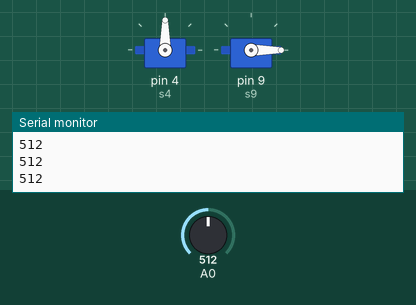
Simulated run of this sketch. Board: Arduino Uno, built with avr-gcc and run on an emulated ATmega328P. Shown: 2 × servo, the last lines printed to the serial monitor. The test bench sets the inputs (shaded band); at power-on: A0 = 512.

Above: at 1.2 s.
1.3 s: A0 set to 29
2.8 s: A0 set to 22
At 3.1 s:
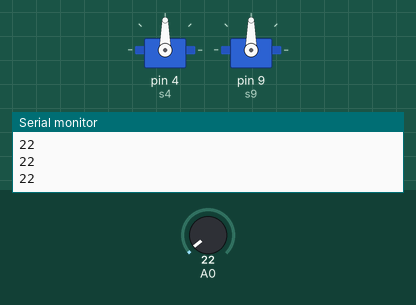
4.3 s: A0 set to 60
At 5.4 s:
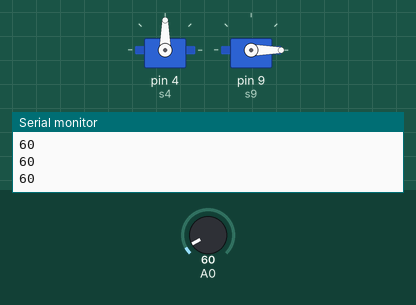
5.8 s: A0 set to 15
At 6.5 s:
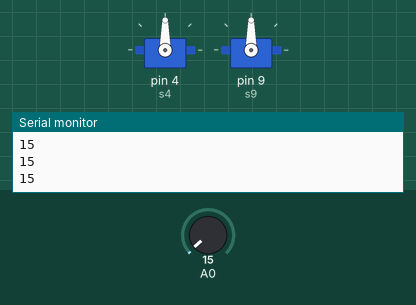
Timing chart, 0 to 8.3 s (numbered marks = the images above; inputs shaded):
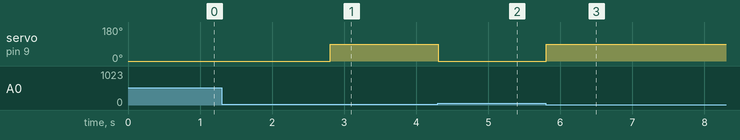

The sketch:

analoge_circuit1.ino
```cpp
# define gas A0
#include <Servo.h>

// Create a new servo object:
#define servoPin 9, 4
Servo s9, s4;
void setup()
{
  pinMode(A0, INPUT);
  Serial.begin(9600);
   s4.attach( 4);
  s9.attach( 9);
}

void loop()
{

int gas_In = analogRead(A0);
  Serial.println(gas_In);
   if (A0 > 50){
       s9.write (90);
  s4.write(90);
}
  else if(gas_In > 25){
      s9.write(0);
  }
 else{
   s9.write(90);
  s4.write(90);
 }
  delay(10);
}
```

Measured:
- the behaviour switches between 26 and 25 on A0 (found by bisection; images 0 and 1)
- after the input at 2.8 s, servo on pin 9 (s9): 0° → 90° at once
- after the input at 4.3 s, servo on pin 9 (s9): 90° → 0° at once
- after the input at 5.8 s, servo on pin 9 (s9): 0° → 90° at once
